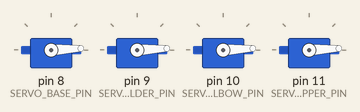
Recording of a sketch running on a simulated Arduino Uno, built with avr-gcc and run on an emulated ATmega328P. Shown: 4 × servo.

Above: at 0.05 s.
At 0.7 s:
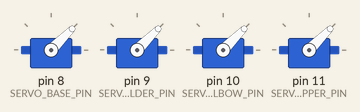
At 1.35 s:
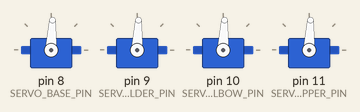
At 2.65 s:
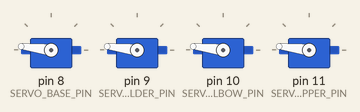
At 3.95 s:
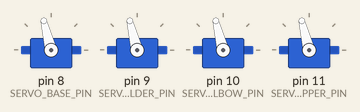
At 5.3 s:
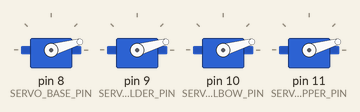
Timing chart, 0 to 7.2 s (numbered marks = the images above):
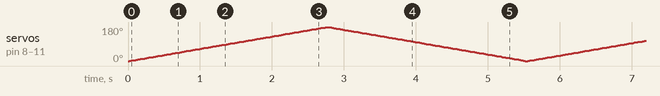

The sketch:

basic_robot_test.ino
```cpp
// (licence header left out)
#include <Servo.h>

// Declare the Arduino pin where each servo is connected
#define SERVO_BASE_PIN 8
#define SERVO_SHOULDER_PIN 9
#define SERVO_ELBOW_PIN 10
#define SERVO_GRIPPER_PIN 11


// Register the servo motors of each joint
Servo base;
Servo shoulder;
Servo elbow;
Servo gripper;

// Variable that keeps track of the current position of each joint
int pos = 0;

void setup() {
  // Attach each Servo to the Arduino pin where it is connected
  base.attach(SERVO_BASE_PIN);
  shoulder.attach(SERVO_SHOULDER_PIN);
  elbow.attach(SERVO_ELBOW_PIN);
  gripper.attach(SERVO_GRIPPER_PIN);
}

void loop() {
  // First Movement
  // Increment each Servo angle by 1 each 15 ms
  for (pos = 0; pos <= 180; pos += 1) {
    // in steps of 1 degree
    base.write(pos);
    shoulder.write(pos);
    elbow.write(pos);
    gripper.write(pos);
    delay(15);
  }
  // Second Movement
  // Decrement each Servo angle by 1 each 15 ms
  for (pos = 180; pos >= 0; pos -= 1) {
    base.write(pos);
    shoulder.write(pos);
    elbow.write(pos);
    gripper.write(pos);
    delay(15);
  }
}
```
